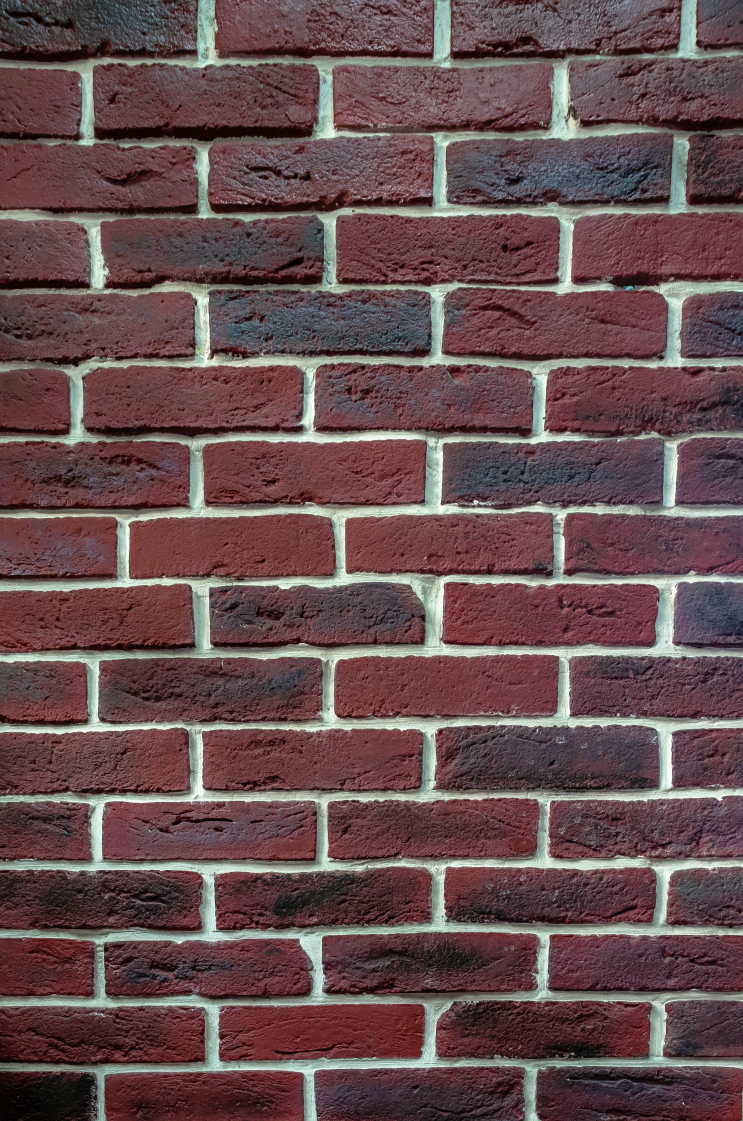
#> input picture MortarMill/samples/net/brick_6.jpg, 2972 x 4484 px, found by its file name (shown at 1/4 size)
$ python paper_method.py
#> lines starting #> are read from the running program, lines starting #| are printed output that depends on the picture; after the words box and inside, x2 and y2 are one past the last pixel; in counts of white or black regions, pixels touching at a corner belong together
import cv2 as cv
import numpy as np

i = 6
image = cv.imread(f'samples/RAW/brick_{i}.jpg')
#> image is the input picture: shape (4484, 2972, 3); mean B, G, R 79.9, 78.3, 102.5
image = cv.resize(image, (600, int(image.shape[0] * (600.0/image.shape[1]))))
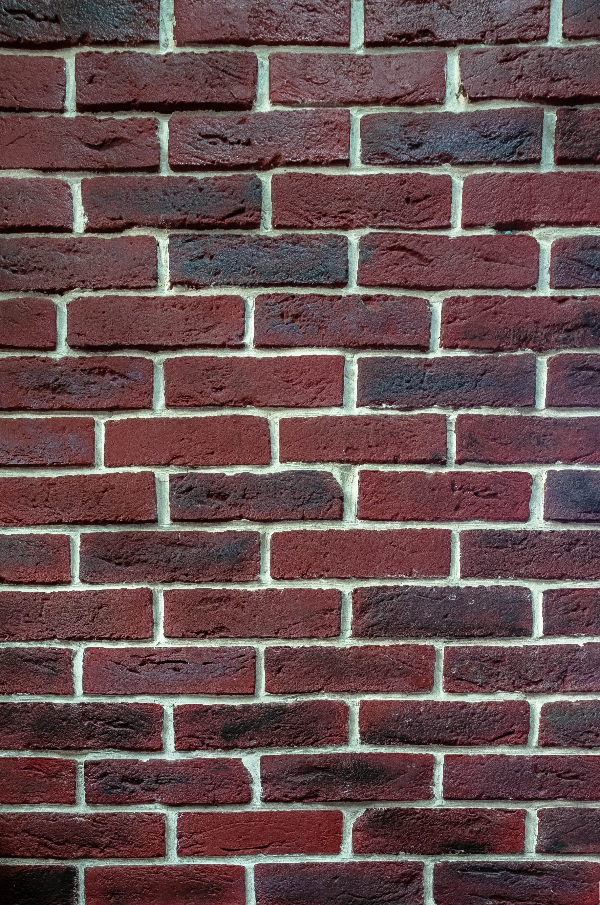
#> image: shape (905, 600, 3); mean B, G, R 79.8, 78.2, 102.4

image = cv.cvtColor(image, cv.COLOR_BGR2GRAY)
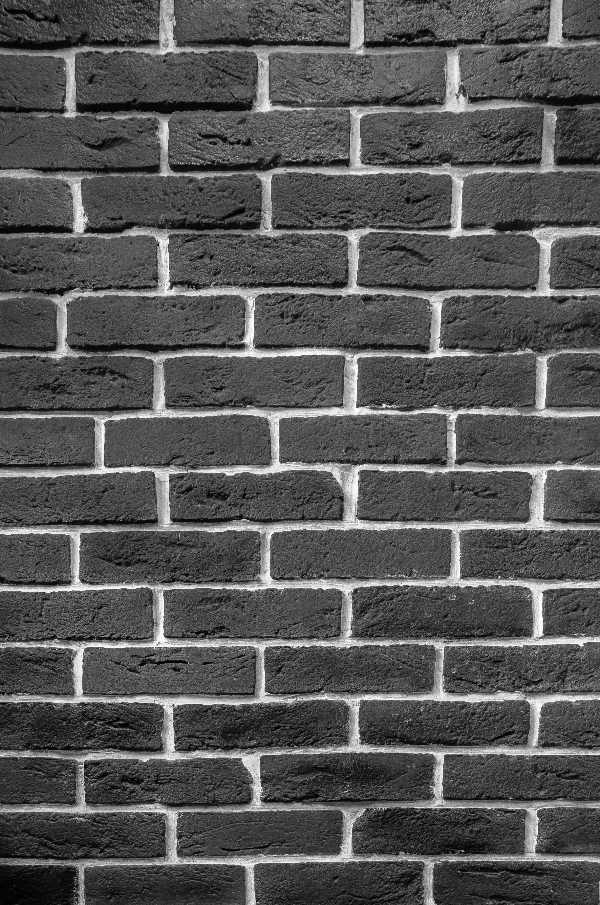
#> image: shape (905, 600); min 0, max 254, mean 85.6
#bgr_planes = cv.split(image)
#image = bgr_planes[0]

adaptive_threshold = cv.adaptiveThreshold(image, 255, cv.ADAPTIVE_THRESH_GAUSSIAN_C, cv.THRESH_BINARY, 57, 0)
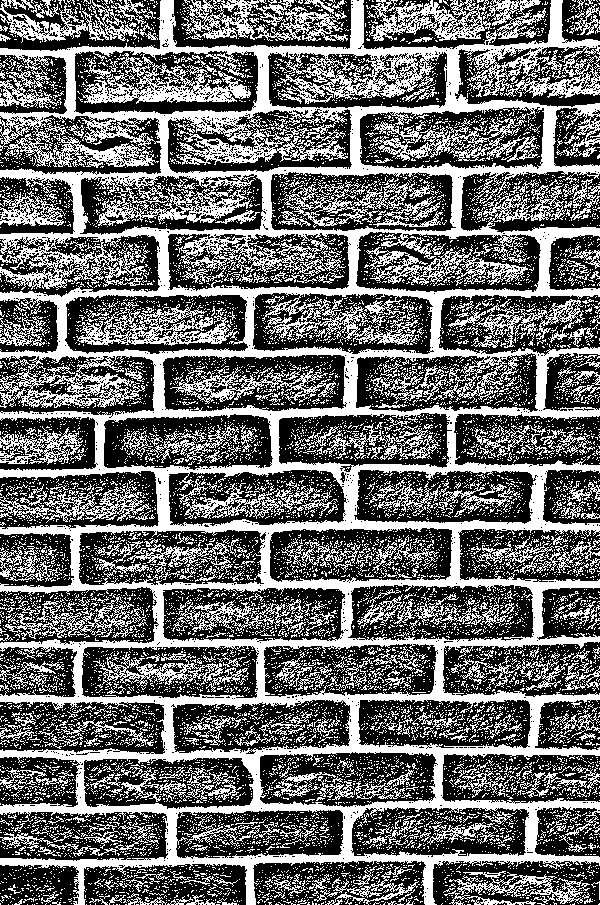
#> adaptive_threshold: shape (905, 600); 42% white; 10373 white regions (9902 under 20 px), largest, box (x1, y1, x2, y2) and area: (0, 0, 600, 905) 131296, (181, 0, 348, 42) 2932, (76, 303, 239, 346) 2683

cv.imshow('original', image)
cv.imshow('adaptive_t', adaptive_threshold)
cv.waitKey(0)

$ run again, with MortarMill/samples/net/brick_10.jpg copied over MortarMill/samples/net/brick_6.jpg
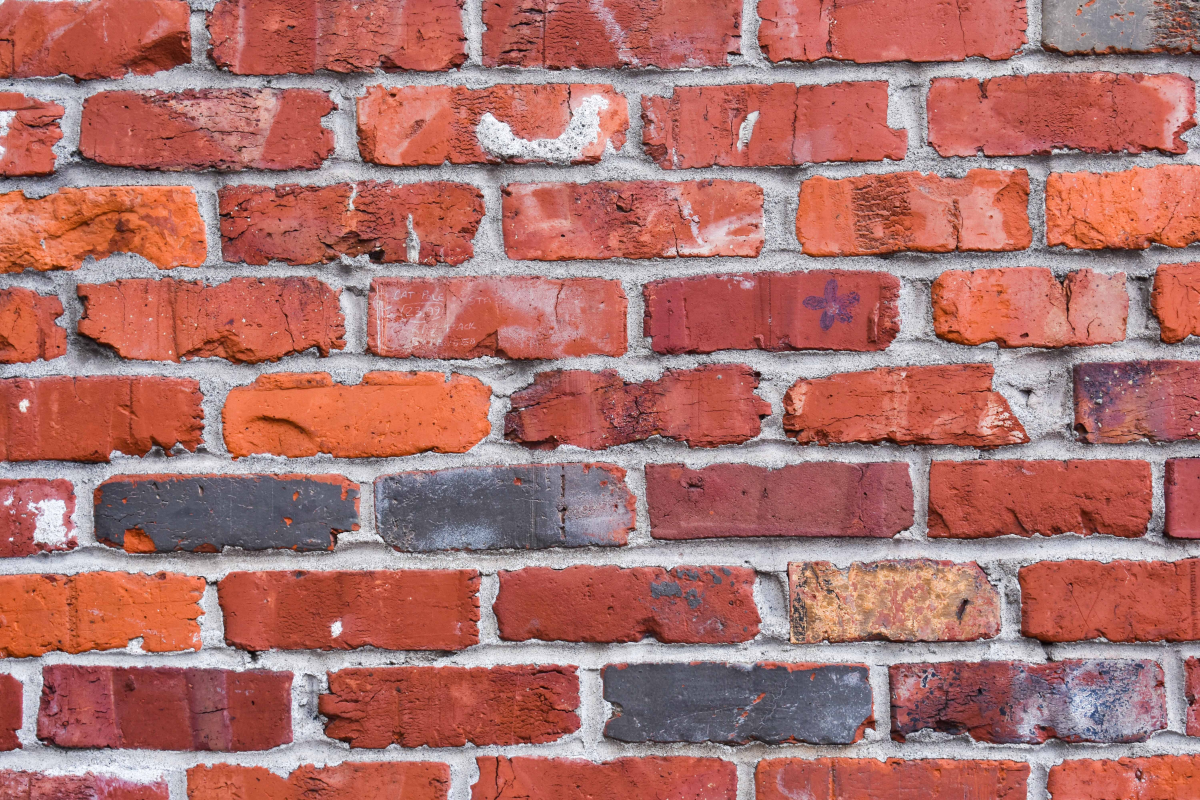
#> input picture MortarMill/samples/net/brick_10.jpg, 6000 x 4000 px, found by its file name (shown at 1/5 size)
#> image is the input picture: shape (4000, 6000, 3); mean B, G, R 108.8, 113.7, 173.4
#> `image = cv.cvtColor(image, cv.COLOR_BGR2GRAY)`:
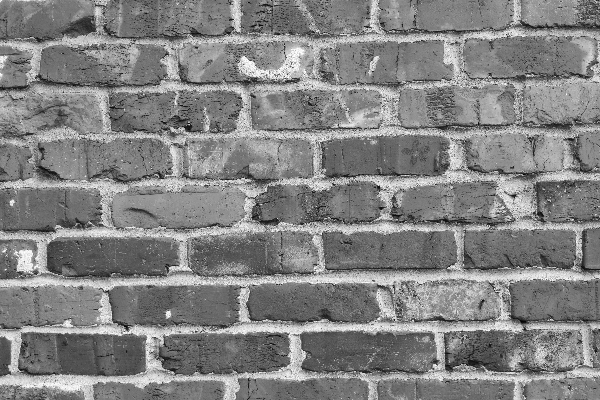
#> image: shape (400, 600); min 2, max 255, mean 131.1
#> `adaptive_threshold = cv.adaptiveThreshold(image, 255, cv.ADAPTIVE_THRE..`:
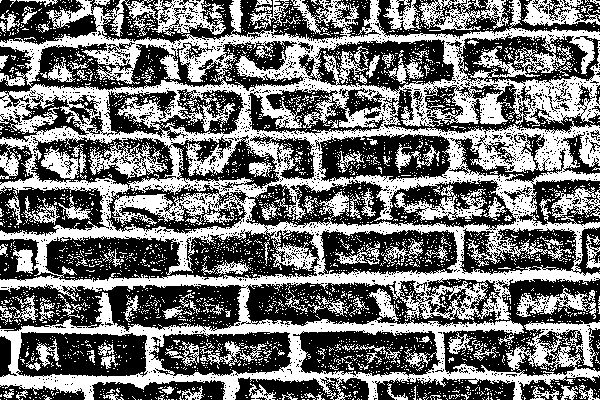
#> adaptive_threshold: shape (400, 600); 45.2% white; 3402 white regions (3276 under 20 px), largest, box (x1, y1, x2, y2) and area: (0, 0, 600, 400) 82199, (419, 0, 509, 31) 1326, (394, 185, 487, 221) 1172

$ run again, with MortarMill/samples/net/brick_5.jpg copied over MortarMill/samples/net/brick_6.jpg
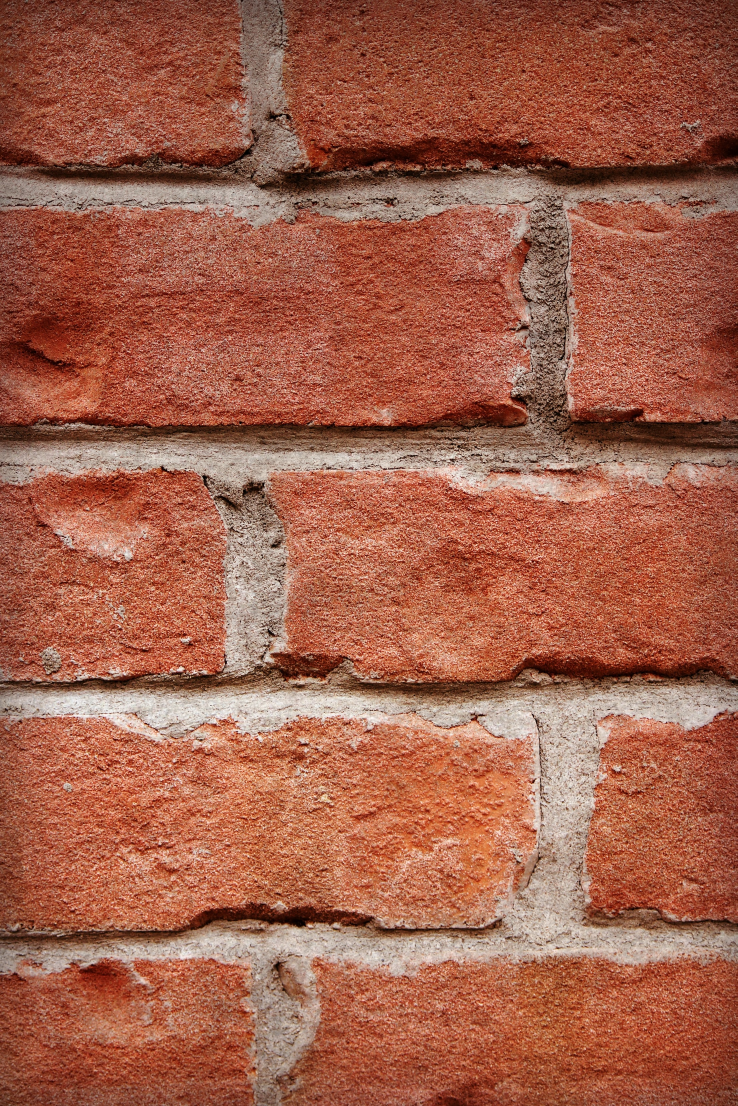
#> input picture MortarMill/samples/net/brick_5.jpg, 2212 x 3318 px, found by its file name (shown at 1/3 size)
#> image is the input picture: shape (3318, 2212, 3); mean B, G, R 75.2, 96.7, 162.1
#> `image = cv.cvtColor(image, cv.COLOR_BGR2GRAY)`:
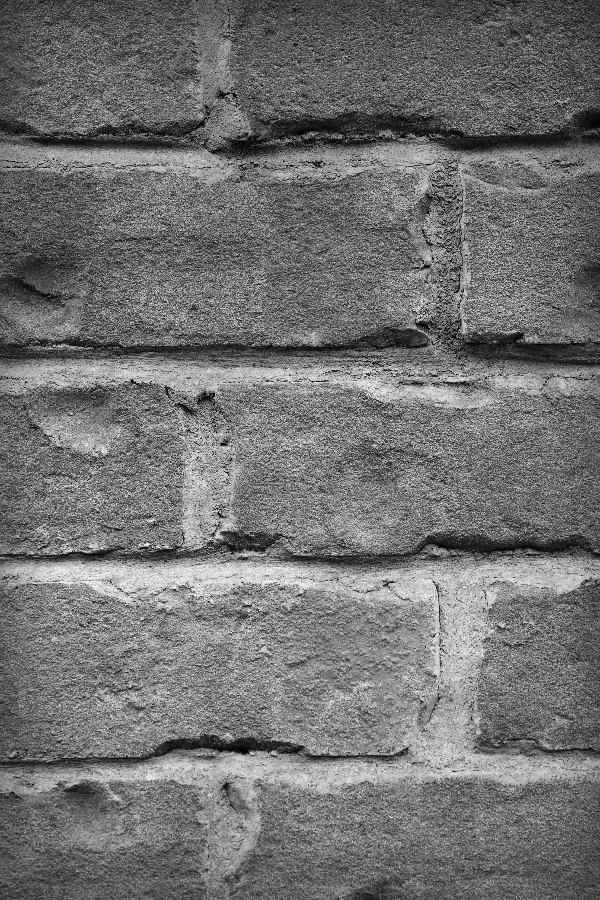
#> image: shape (900, 600); min 0, max 251, mean 113.7
#> `adaptive_threshold = cv.adaptiveThreshold(image, 255, cv.ADAPTIVE_THRE..`:
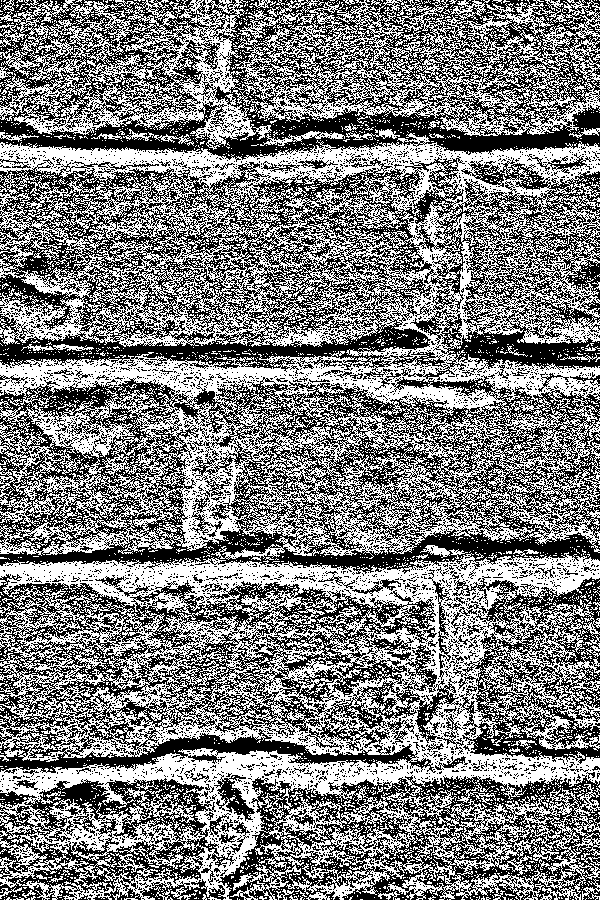
#> adaptive_threshold: shape (900, 600); 49.8% white in thin lines or dots

$ run again, with MortarMill/samples/net/brick_8.jpg copied over MortarMill/samples/net/brick_6.jpg
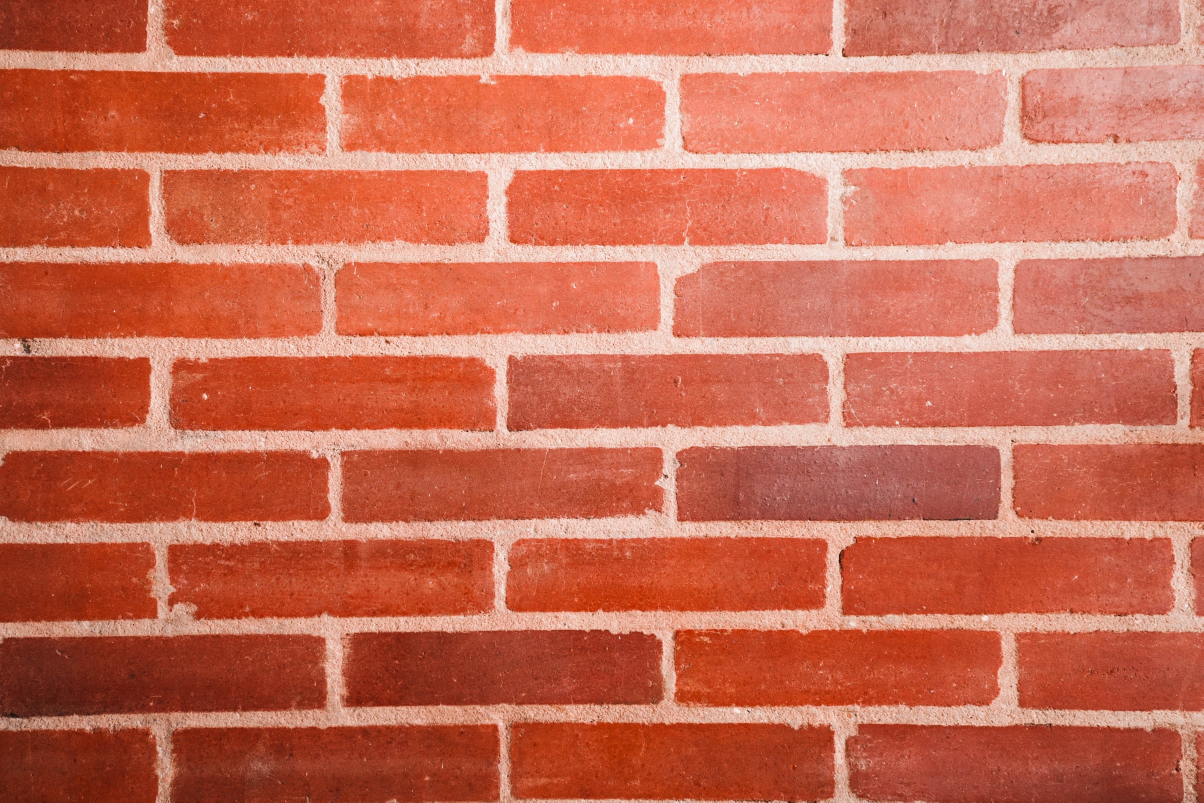
#> input picture MortarMill/samples/net/brick_8.jpg, 3610 x 2407 px, found by its file name (shown at 1/3 size)
#> image is the input picture: shape (2407, 3610, 3); mean B, G, R 84.1, 107.6, 201.4
#> `image = cv.cvtColor(image, cv.COLOR_BGR2GRAY)`:
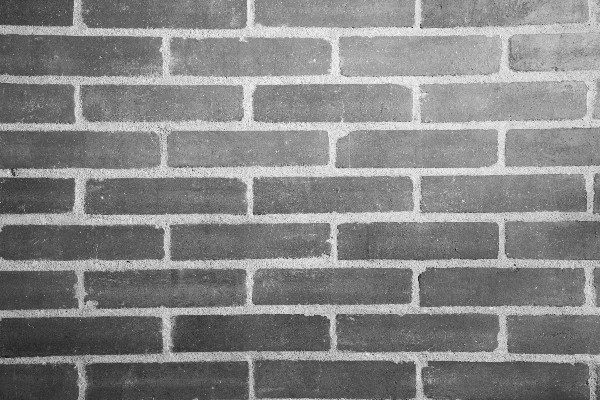
#> image: shape (400, 600); min 17, max 252, mean 132.8
#> `adaptive_threshold = cv.adaptiveThreshold(image, 255, cv.ADAPTIVE_THRE..`:
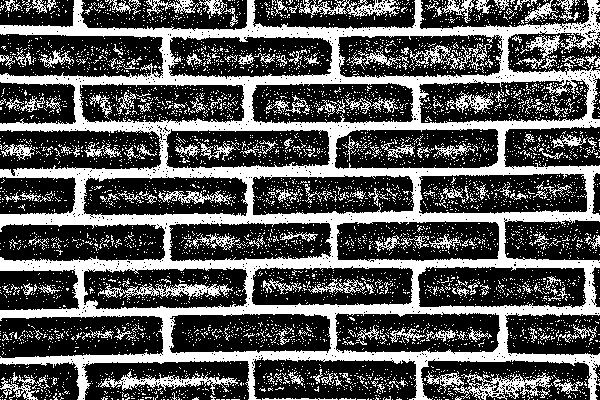
#> adaptive_threshold: shape (400, 600); 35% white; 5206 white regions (5030 under 20 px), largest, box (x1, y1, x2, y2) and area: (0, 0, 600, 400) 54561, (426, 371, 553, 400) 1328, (98, 371, 238, 395) 990
